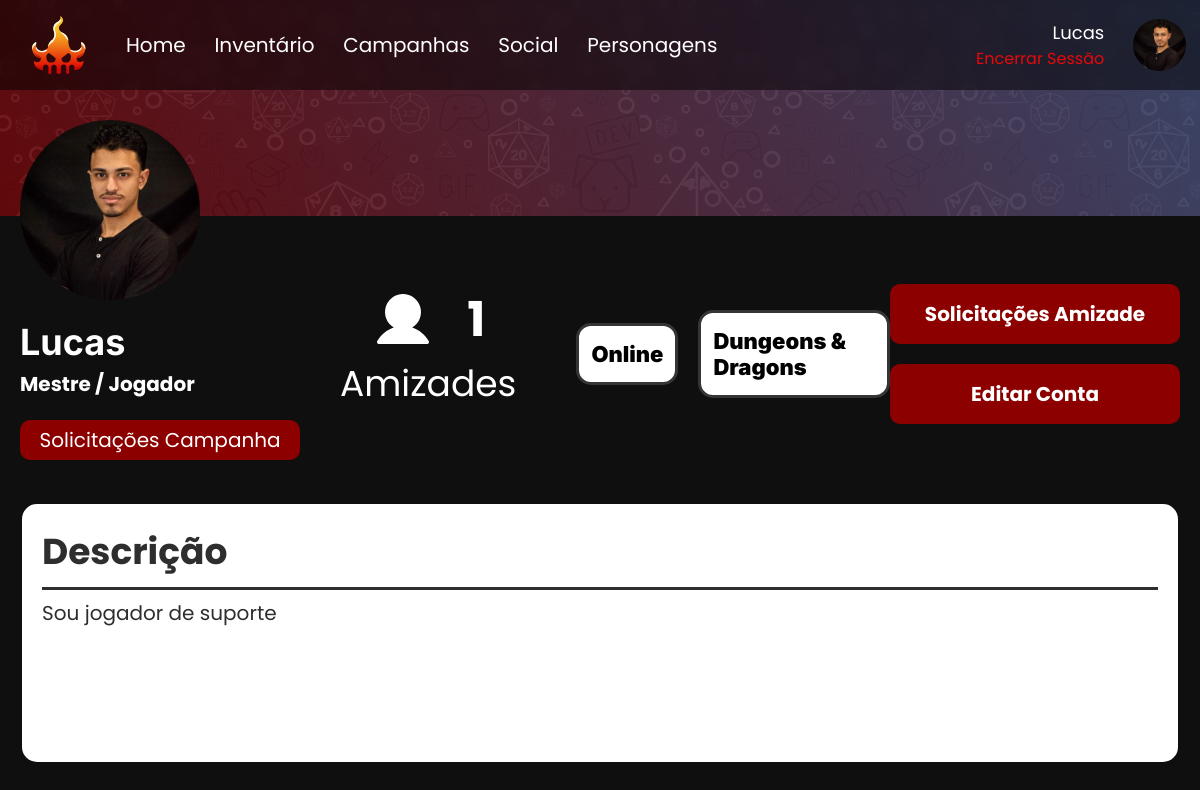
The app's page /usuario (signed in) with its own data.
### home/models.py (models this page shows, shortened)
class Perfil(models.Model):
    nomePerfil = models.ForeignKey(User, on_delete=models.CASCADE)
    slug = models.SlugField(User, unique=True)
    SESSION_CHOICES = (
        ('Online', 'Online'),
        ('Presencial', 'Presencial'),
    )
    PLAYER_TYPE_CHOICES = (
        ('Mestre', 'Mestre'),
        ('Jogador', 'Jogador'),
        ('Ambos', 'Ambos'),
    )
    RPG_SYSTEM_CHOICES = (
        ('Dungeons & Dragons', 'Dungeons & Dragons'),
        ('Tormenta20', 'Tormenta20'),
        ('Ordem Paranormal', 'Ordem Paranormal'),
        ('Call of Cthulhu', 'Call of Cthulhu'),
        ('Outros', 'Outros'),
    )
    fotoConta = models.ImageField(upload_to='images/profilePictures')
    tipo_sessao = models.CharField(max_length=20, choices=SESSION_CHOICES, null=True)
    tipo_player = models.CharField(max_length=20, choices=PLAYER_TYPE_CHOICES, null=True)
    descricao = models.TextField(max_length=256, null=True)
    sistema_rpg = models.CharField(max_length=20, choices=RPG_SYSTEM_CHOICES, null=True)
    idade = models.IntegerField(null=True)

### home/views.py (the view)
# urls.py: path('usuario', views.usuario, name = 'usuario'),
@login_required
def usuario(request):
    perfil = Perfil.objects.get(nomePerfil=request.user)
    campanha = Campanha.objects.filter(nomeMestre=perfil).first()
    user = request.user
    fotoConta = Perfil.objects.get(id=user.id).fotoConta
    quantidade_amigos = Amigo.objects.filter(usuario=request.user.id).count()
    return render(request, 'principal/user.html', {
        'perfil': perfil,
        'campanha': campanha,
        'quantidade_amigos':quantidade_amigos,
        'fotoConta': fotoConta,
        'user': user,})

### home/templates/principal/user.html (shortened to what this page needs)
{% extends 'principal/base.html' %}
{% load static %}
{% block head %}
<link rel="stylesheet" href="{% static "css/perfil.css" %}" />
{% endblock %}
{% block conteudo %}
<div class="flex-column user-body">
  <div class="user-header flex-column">
    <div class="header-banner">
      <div class="background-image flex">
      </div>
    </div>
    <div class="banner-title flex">
      <div class="icon-name flex-column">
        {% if perfil.fotoConta == 'Indefinido' %}
          <img class="user-icon" alt="Foto do usuário {{ user }}"  src="{% static "img/Ain.png" %}" />
        {% else %}
          <img class="user-icon" alt="Foto do usuário {{ user }}"  src="{{ perfil.fotoConta.url }}" />
        {% endif %}
        <h4 class="nome">{{ user }}</h4>
        {% if perfil.tipo_player == "Ambos" %}
          <p>Mestre / Jogador</p>
        {% else %}
          <p>{{ perfil.tipo_player }}</p>
        {% endif %}
        {% if campanha.id %}
          <button onclick="window.location.href = '{% url 'gerenciar_solicitacoes' %}';">
            <p>Solicitações Campanha</p>
          </button>
        {% endif %}
      </div>
      <div class="header-desc flex">
        <div class="tag-box flex">
          <div class="amizades">
            <a href="{% url 'listar_amigos' %}">
              <div class="flex">
                <img src="{% static "img/public/Friends.svg" %}" alt="">
                <h3>{{ quantidade_amigos }}</h3>
              </div>
              <h4>Amizades</h4>
            </a>
          </div>
          <div class="tags flex">
            <div class="tag">
              <p>{{ perfil.tipo_sessao }}</p>
            </div>
            <div class="tag">
              <p>{{ perfil.sistema_rpg }}</p>
            </div>
          </div>
        </div>
        <div class="buttons flex-column">
          <button onclick="window.location.href = '{% url 'listar_solicitacoes' %}';">
            <p>Solicitações Amizade</p>
          </button>
          <button onclick="window.location.href = '{% url 'editarconta' %}';">
            <p>Editar Conta</p>
          </button>
        </div>
      </div>
    </div>
  </div>
  <div class="bio flex-column">
    <h4>Descrição</h4>
    <div class="horizontal-row"></div>
    <p class="desc-text">
      {{ perfil.descricao }}
    </p>
  </div>
  </div>
{% endblock conteudo %}

### home/templates/includes/navbar.html
{% load static %}
<nav class="flex">
    <img id="Logo-Ain" src="{% static "img/icons/Logo-Ain.svg" %}" alt="">
    <div class="nav-buttons flex">
        <div class="flex">
          <p><a href="{% url 'index' %}">Home</a></p>
          <p><a href="{% url 'inventarioRedirect' %}">Inventário</a></p>
          <p><a href="{% url 'buscarmesa' %}">Campanhas</a></p>
          <p><a href="{% url 'listar_amigos' %}">Social</a></p>
          <p><a href="{% url 'meus_personagens' %}">Personagens</a></p>
        </div>
          <div class="logout flex">
            <div class="username flex-column">
              <p>{{ user }}</p>
              <p><a href="{% url 'account_logout' %}">Encerrar Sessão</a></p>
            </div>
            {% if fotoConta != "Indefinido" %}
              <a class="user-icon flex" style="cursor: pointer;" href="{% url 'usuario' %}">
                <img style="border-radius: 100%;" class="navbar-icon" alt="" id="sla" src="{{ fotoConta.url }}" />
              </a>
            {% else %}
                <a class="user-icon flex" style="all: unset; cursor: pointer;" href="{% url 'usuario' %}">
                  <img style="border-radius: 100%;" class="navbar-icon" alt="" src="{% static "img/ain.png" %}" />
                </a>
            {% endif %}
          </div>
    </div>
  </nav>

### static/css/navbar.css (style rules this page uses)
nav { background-color: #0000007e; backdrop-filter: blur(5px); width: 100%; padding: 1rem 0; position: absolute; z-index: 5; }
nav #Logo-Ain { padding-left: 2rem; }
nav .nav-buttons { text-align: center; align-items: center; padding-left: 40px; justify-content: space-between; width: 100%; }
.nav-buttons > .flex { gap: 1.8rem; }
.logout { margin-right: 1rem; }
nav .nav-buttons p { font-size: var(--text-20); }
nav .nav-buttons a { text-decoration: none; color: white; }
nav .nav-buttons .username p { text-align: end; }
nav .nav-buttons .username p:nth-child(1) { font-size: 18px; width: 20rem; }
nav .nav-buttons .username p:nth-child(2) { font-size: 12px; color: #E70909; }
nav .nav-buttons .username p a { font-size: 16px; color: #E70909; }
nav .user-icon { width: 51px; }
nav .user-icon img { width: 3.5rem; height: 3.3rem; }

### static/css/global.css (style rules this page uses)
* { margin: 0; }
a { text-decoration: none; color: white; }
body { margin: 0; line-height: normal; background-color: #0f0f0f; }
.flex { display: flex; }
.flex-column { display: flex; flex-direction: column; }
body { margin: 0; overflow-x: hidden; }
button { all: initial; }
:root { --staat: "Staatliches"; --poppins: "Poppins"; --pt: "PT Serif"; --Inter: "Inter"; --Alata: "Alata"; --title-82: 82px; --title-64: 64px; --title-48: 48px; --subtitle-36: 36px; --subtitle-25: 25px; --text-20: 20px; --logo: 32px; --red1: #8C0000; --red2: #A8233C; --darkned: #380E17; --gradient: linear-gradient(#380E17, #8C0000); --background1: black; --background2: #1B1D2B; --background-gradient: linear-gradient(, #000000, #5B5C84); }
h3 { font-size: var(--title-48); }
h4 { font-size: var(--subtitle-36); }
p, h3, h4 { margin-bottom: 0 !important; font-family: var(--poppins); color: white; }

### static/css/perfil.css (style rules this page uses)
body { background-color: #0F0F0F; display: flex; flex-direction: column; }
.user-body { gap: 2rem; }
.user-header { margin-bottom: 3rem; }
.background-image { height: 18vw; justify-content: space-between; align-items: start; }
.banner-title { position: absolute; margin-top: 10%; width: 100%; align-items: end; justify-content: space-around; height: 38%; }
.icon-name { gap: 5px; align-self: start; }
.icon-name .user-icon { width: 15vw; height: 15vw; border-radius: 122px;margin-bottom: 15px; }
.icon-name > h4 { font-family: var(--Inter); text-transform: capitalize; width: 280px; display: -webkit-box; -webkit-line-clamp: 3; -webkit-box-orient: vertical; overflow: hidden; }
.icon-name p { font-size: 20px; font-weight: bold; }
.icon-name button { margin-top: 1rem; background-color: var(--red1); border-radius: 10px; text-align: center; padding: 5px; cursor: pointer; }
.icon-name button > p { font-weight: normal; }
.header-desc { width: 70%; justify-content: space-between; }
.tag-box { gap: 60px; }
.amizades a > h4 { font-weight: normal; }
.amizades a > div { justify-content: center; align-items: center; gap: 2rem; }
.tags { align-items: center; gap: 20px; }
.tag { background-color: white; border: 3px solid #353535; border-radius: 15px; padding: 15px 12px; }
.tag p { color: black; font-family: var(--Inter); font-weight: 900; font-size: 22px; }
.buttons { align-items: center; gap: 20px; }
.buttons button { background-color: var(--red1); border-radius: 10px; padding: 15px 20px; font-weight: bold; font-size: 20px; width: 250px; text-align: center; cursor: pointer; align-items: center; justify-content: center; gap: 2rem; }
.bio { margin-top: 13rem; width: 93%; align-self: center; background-color: white; border-radius: 15px; padding: 20px; gap: 8px; margin-bottom: 2rem; }
.bio > * { color: #2F2E2E; }
.bio > .horizontal-row { height: 3px; width: 100%; background-color: #2F2E2E; }
.bio p { width: 100%; display: -webkit-box; -webkit-line-clamp: 5; -webkit-box-orient: vertical; overflow: hidden; height: 9rem; font-size: 20px; text-align: justify; }

### records on screen
Perfil: fotoConta (picture), tipo_sessao "Online", sistema_rpg "Dungeons & Dragons", descricao "Sou jogador de suporte"

### other values on screen
{{ user }} "Lucas"
{{ quantidade_amigos }} "1"
